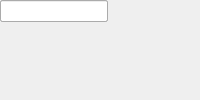
<?xml version="1.0" encoding="UTF-8"?>
<ui version="4.0">
 <class>MainWindow</class>
 <widget class="QMainWindow" name="MainWindow">
  <property name="windowTitle"><string>OF Detect Bus</string></property>
  <widget class="QWidget" name="centralwidget">
   <!-- NOTE: this is a simplified structural mirror of the generated
        <module>_ui.py, not a full round-trip Designer file. Regenerate
        both from the same spec if you need to edit layout by hand. -->
       <widget class="QLabel" name="label_nStreams">
     <property name="text"><string>Number of Streams</string></property>
    </widget>
       <widget class="QLineEdit" name="nStreams"/>
       <widget class="QLabel" name="label_bit_width">
     <property name="text"><string>Bit Width</string></property>
    </widget>
       <widget class="QLineEdit" name="bit_width"/>
  </widget>
 </widget>
 <resources/>
 <connections/>
</ui>
